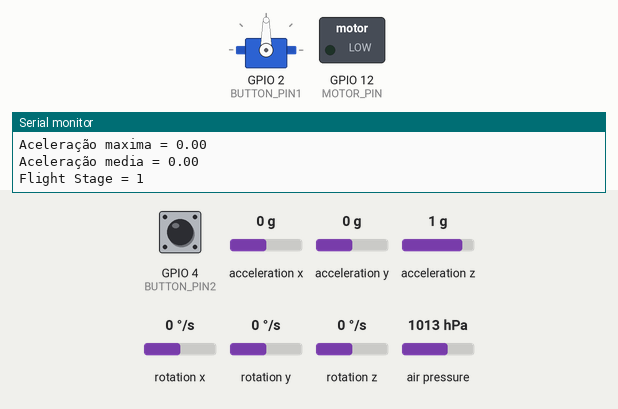
The sketch below on a simulated ESP32. Parts: servo, switched loads named in the sketch (green lamp = pin HIGH), the last lines printed to the serial monitor. The inputs (shaded band) are chosen by the test bench; at power-on: air pressure 1013 hPa, GPIO 4 (BUTTON_PIN2) LOW, acceleration x 0 g, acceleration y 0 g, acceleration z 1 g, rotation x 0 °/s, rotation y 0 °/s, rotation z 0 °/s. Storage starts empty.

Above: at 1.2 s.
1.3 s: air pressure set to 1016 hPa
At 3.4 s:
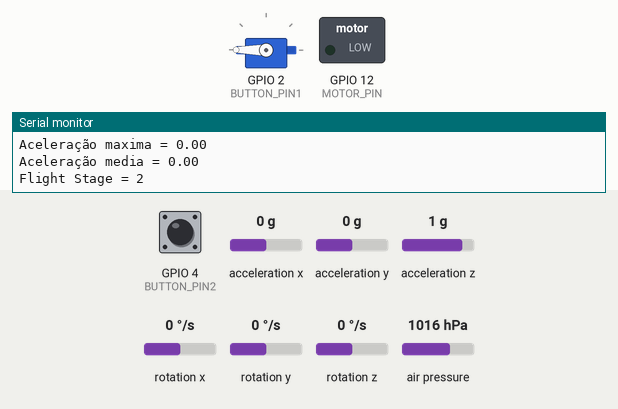
At 13.4 s:
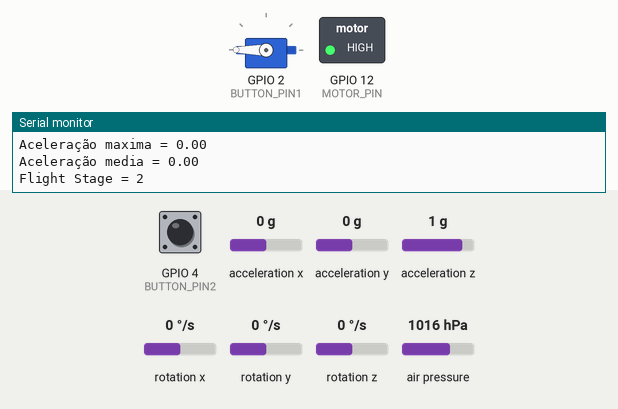
Timing chart, 0 to 14.6 s (numbered marks = the images above; inputs shaded):
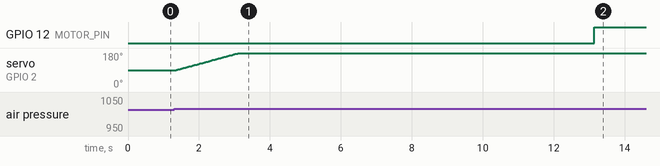

Measured:
- the behaviour switches between 1013 and 1014 hPa on air pressure (found by bisection; images 0 and 1)
- after the input at 1.3 s, GPIO 12 (MOTOR_PIN): LOW → HIGH after 11.8 s; servo on GPIO 2 (BUTTON_PIN1): moves from 90° to 180° over 1.8 s, starting after 0.06 s

The sketch:

Avionics.ino
```cpp
#include <MPU6050_tockn.h>   //Biblioteca MPU
#include <Adafruit_BMP085.h>  //Biblioteca BMP 180
#include <Wire.h> //BIBLIOTECA PARA CONEXAO I2C
#include <SPI.h>        // BIBLIOTECA PARA CONEXAO SPI
#include <mySD.h>  //BIBLIOTECA CARTAO SD
#include <WiFi.h>
#include <Servo.h>

//===================== OBJETOS =====================
File SDfile;
Adafruit_BMP085 BMP180;  //NOME DO BMP180 PARA O CODIGO
MPU6050 MPU6050(Wire);  //NOME DO MPU PARA O CODIGO
Servo MyServo;
//===================== PINOS =====================
#define BUTTON_PIN1 2  //VERIFICAR COM A RECUPERAÇÃO
#define BUTTON_PIN2 4
#define MOTOR_PIN 12
//===================== CONSTANTE =====================
const int GROUND = 0;
const int FLYING = 1;
const int DROPPING = 2;
const int LANDED = 3;
//===================== VARIAVEIS =====================
double currentAltitude = 0, initialAltitude = 0, apogee = 0;
double xAccel, yAccel, zAccel, peakAccel = 0, avgAccel = 0;
int flightStage = GROUND;

void setup()
{
  Serial.begin(115200);
  Wire.begin();  //COMECO DA CONEXAO I2C
  InitializeAltimeter();
  for (int i = 0; i < 10; i++)
  {
    initialAltitude += BMP180.readAltitude(102000);
    initialAltitude /= 10;
  }
  Serial.println("Initial altitude = " + String(initialAltitude));
  InitializeSDCard();
  SDfile = SD.open("Data.txt", FILE_WRITE);
  SDfile.print("Altura Inicial = ");
  SDfile.println(String(initialAltitude));  //PRINTA OS DADOS NO CARTAO SD
  pinMode(BUTTON_PIN1, INPUT);
  pinMode(BUTTON_PIN2, INPUT);
  pinMode(MOTOR_PIN, OUTPUT);
  MyServo.attach(2);
  MyServo.write(90);
  delay(15);
  xTaskCreatePinnedToCore(startCore0, "startCore0", 10000, NULL, 1, NULL, 0);   //INICIA O CORE 0
}

void loop()
{
  PrintInSerial();
  Serial.println("Flight Stage = " + String(flightStage));
  switch(flightStage)
  {
    case GROUND:  //Enquanto no chão
    if (currentAltitude - initialAltitude >= 10)
    {
      flightStage = FLYING;
      break;
    } //Checa se começou a voar
    case FLYING:
    if (AmIFalling())
    {
      flightStage = DROPPING;
    } //Checa se está caindo
//    averageAccel();
//    highestAccel();
    break;

    case DROPPING:
    Recovery();
    break;

    case LANDED:
    APMode();
    break;
  }
}
void startCore0(void *z)
{
while(1)
{
  PrintInSD();
  switch(flightStage)
  {
    case GROUND:
    GetDataAltimeter();
    break;

    case FLYING:
    GetDataAltimeter();
    GetDataGyroscope();
    break;

    case DROPPING:
    GetDataAltimeter();
    GetDataGyroscope();
    break;

    case LANDED:
    break;
  }
}
}

//===================== SENSORES =====================
void InitializeSDCard()
{
  if (!SD.begin(5, 23, 19, 18))  //ATIVA O CARTAO SD NOS PINOS 5, 23, 19, 18
  {
    Serial.println("SD card nao esta respondendo!!");
  }
  else
  {
    Serial.println("SD card OK");
  }
  SDfile = SD.open("Data.txt", FILE_WRITE);  //Abre aquivo Data.txt no SD
  if (SDfile)
  {
    SDfile.println("Gravando no SD...");
  }
  else
  {
    Serial.println("Erro ao abrir o arquivo!!");
  }
} //Inicializa o SD
void InitializeGyroscope()
{
  MPU6050.begin();
  MPU6050.calcGyroOffsets(true);
} //Inicia o MPU
void InitializeAltimeter()
{
  if (!BMP180.begin())
  {
    Serial.println("Erro ao iniciar o altimetro!!");
  }
  else
  {
    Serial.println("BMP180 OK");
  }
} //Inicia o BMP
void GetDataGyroscope()
{
  MPU6050.update();
  xAccel = MPU6050.getAccX();
  yAccel = MPU6050.getAccY();
  zAccel = MPU6050.getAccZ();
} //Obtem dados do MPU
void GetDataAltimeter()
{
  currentAltitude = BMP180.readAltitude(102000) - initialAltitude;
} //Obtem dados do BMP
//===================== ATUADORES =====================
int Recovery() //FUNÇÕES DA RECUPERAÇÃO
{
  bool firstPart = false;
  bool secondPart = false;
  if (!firstPart)
  {
    firstPart = true;
    for (int pos = 90; pos <= 180; pos++)
    {
      MyServo.write(pos);
      delay(15);
    }
    if (SDfile = SD.open("Data.txt", FILE_WRITE)) //ABRE O ARQUIVO "Data" NO CARTAO SD
    {
      SDfile.print("\n\n Primeira parte do recovery acionado\n\n");
      SDfile.close();
    }
    delay(10000);
  } //Primeira parte do recovery
  if (apogee <= 500)
  {
    if (!secondPart)
    {
      secondPart = true;
      do
      {
        digitalWrite(MOTOR_PIN, HIGH);
      }while(digitalRead(BUTTON_PIN2) == LOW);
      digitalWrite(MOTOR_PIN, LOW);
    }
    if (SDfile = SD.open("Data.txt", FILE_WRITE)) //ABRE O ARQUIVO "Data" NO CARTAO SD
    {
      SDfile.print("\n\n Segunda parte do recovery acionado\n\n");
      SDfile.close();
    }
    return LANDED;
  } //Acionar segunda parte do recovery se Apogeu foi menor que 500
  else
  {
    if (currentAltitude <= 500)
    {
      if (!secondPart)
      {
        secondPart = true;
        do
        {
          digitalWrite(MOTOR_PIN, HIGH);
        }while(digitalRead(BUTTON_PIN2) == LOW);
        digitalWrite(MOTOR_PIN, LOW);
      }
      if (SDfile = SD.open("Data.txt", FILE_WRITE)) //ABRE O ARQUIVO "Data" NO CARTAO SD
      {
        SDfile.print("\n\n Segunda parte do recovery acionado\n\n");
        SDfile.close();
      }
      return LANDED;
    }
  }
  return DROPPING;
} //Acionar segunda parte do recovery se Apogeu foi maior que 500

//===================== LOGICA =====================
void GetApogee()
{
  if (currentAltitude > apogee)
  {
    apogee = currentAltitude;
  }
} //PEGA VALOR DO APOGEU
bool AmIFalling()
{
  GetApogee();
  if (apogee - currentAltitude >= 5)
  {
    return true;
  }
  return false;
} //VERIFICAR SE ESTA CAINDO
void highestAccel()
{
  if (xAccel > peakAccel)
  {
    peakAccel = xAccel;
  }
}
void averageAccel()
{
  if (avgAccel == 0)
  {
    avgAccel = xAccel;
  }
  avgAccel = (avgAccel + xAccel) /2;
}
//===================== WIFI =====================
void APMode() //ROTEADOR
{
  const char* ssid     = "ESP32 Facens Rockets";
  const char* password = "12345678";

  WiFi.softAP(ssid, password);
}

//===================== INTERFACE =====================
unsigned long Time()  //CRONOMETRO
{
  unsigned long now = millis() / 1000;
  return now;
}
void PrintInSerial()  //PRINTAR
{
  Serial.print("Tempo decorrido: ");
  Serial.println(Time());
  Serial.print("Altitude: ");
  Serial.println(currentAltitude);
  Serial.println("Aceleração maxima = " + String(peakAccel));
  Serial.println("Aceleração media = " + String(avgAccel));
}
void PrintInSD()  //PRINTA NO SD
{
  bool startDropping = false;
  SDfile = SD.open("Data.txt", FILE_WRITE);   //ABRE O ARQUIVO "Data" NO CARTAO SD
  SDfile.print("Tempo decorrido: ");
  SDfile.println(String(Time()));  //PRINTA OS DADOS NO CARTAO SD
  if (flightStage == DROPPING && !startDropping)
  {
    startDropping = true;
    SDfile.print("\n\nCAINDO\n\n");
  }
  else if (flightStage == DROPPING)
  {
    SDfile.print("Apogeu : " + String(apogee));
  }
  SDfile.print("Altitude: ");
  SDfile.println(String(currentAltitude));
  SDfile.println("Aceleração maxima = " + String(peakAccel));
  SDfile.println("Aceleração media = " + String(avgAccel));
  SDfile.close();
}
```
